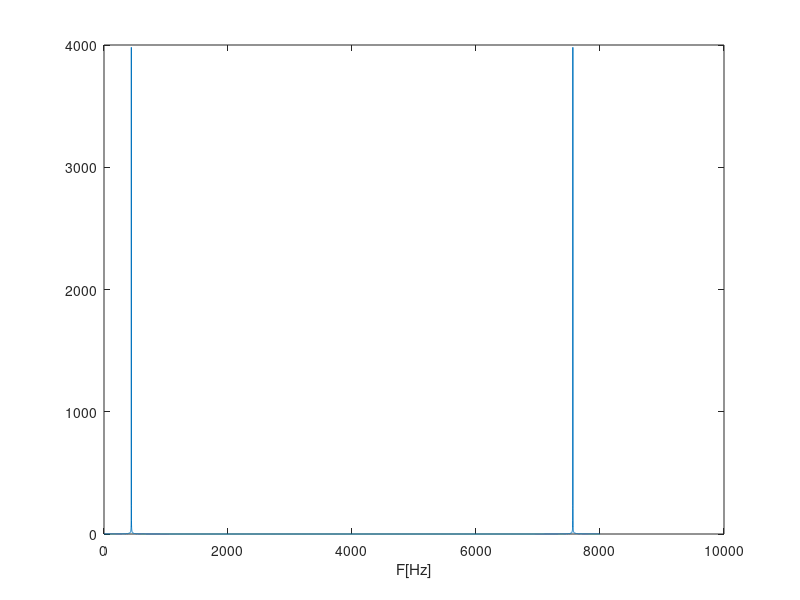
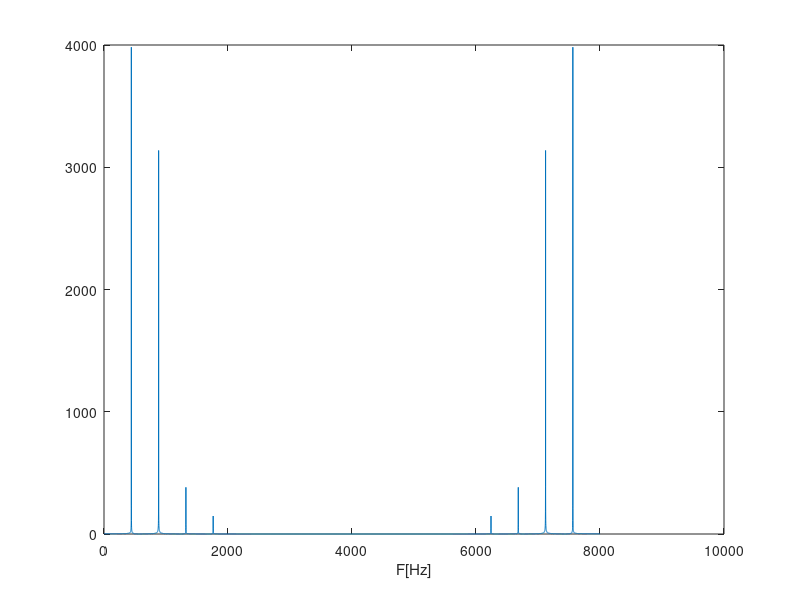
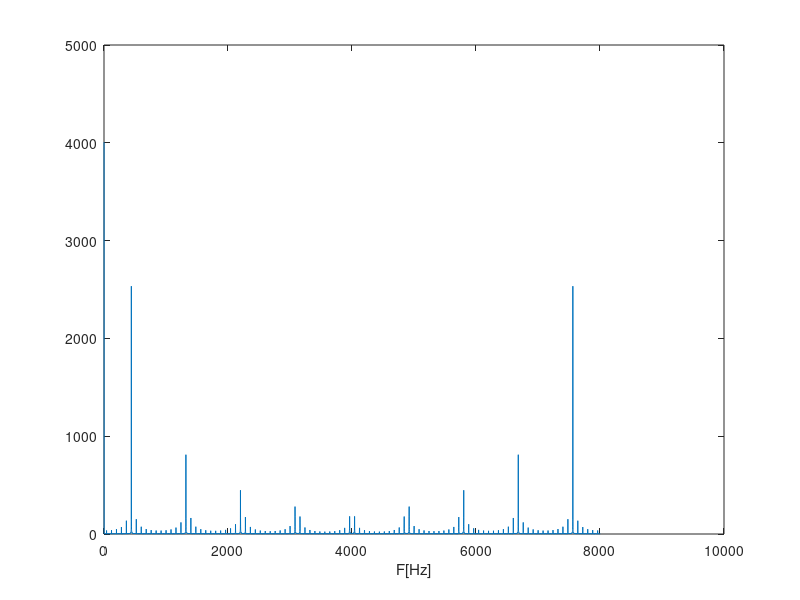
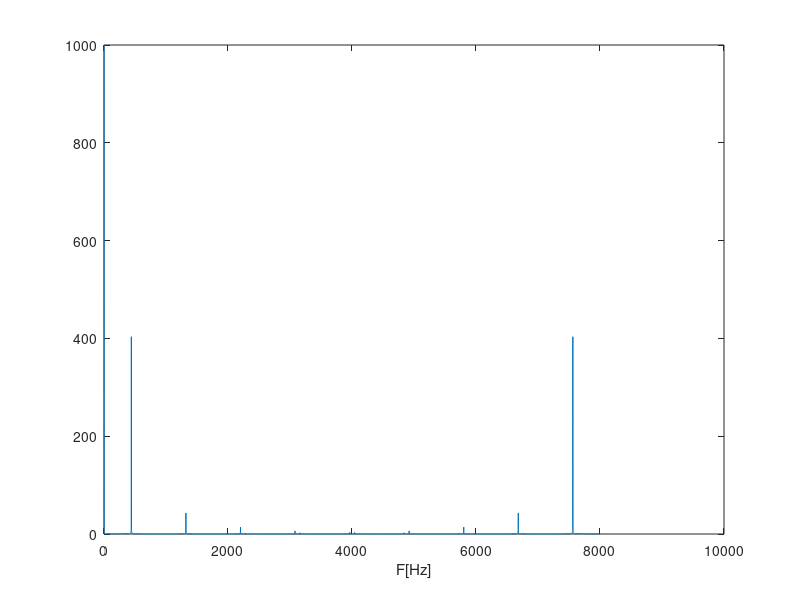

The MATLAB script that drew these images, in order:
%% racunanje sprektra (fft)

time=1; % trajanje 2s
F=440; % Hz frekvencija zvuka - isprbati za 220 i 880
Fs=8000; % Hz frekvencija odmjeravanja > 2*F
A=1; % amplituda
t=0:1/Fs:time;
x = A*cos(2*pi*F*t);
N=length(x); % najbolje kad spektar ima isto odmjeraka kao i signal, inace se dopunjavaju
X = fft(x,N);
plot(abs(X));
xlabel('F[Hz]');

%% slozenoperiodicni signal (suma harmonika)

time2=1; % trajanje 2s
F2=440; % Hz frekvencija zvuka - isprbati za 220 i 880
Fs2=8000; % Hz frekvencija odmjeravanja > 2*F
A2=[1, 0.8, 0.1, 0.04]; % amplitude harmonika
t2=0:1/Fs2:time2;
x2=zeros(1,length(t2));
for i=1:length(A2)
    x2 = x2 + A2(i)*cos(2*pi*(i*F2)*t2);
end
N2=length(x2); % najbolje kad spektar ima isto odmjeraka kao i signal, inace se dopunjavaju
X2 = fft(x2,N2);
figure;
plot(abs(X2));
xlabel('F[Hz]');
%sound(x2,Fs2);

%% pravougaoni signal

time3=1; % trajanje 2s
F3=440; % Hz frekvencija zvuka - isprbati za 220 i 880
Fs3=8000; % Hz frekvencija odmjeravanja > 2*F
A3=1; % amplituda
t3=0:1/Fs3:time3;
x3=zeros(1,length(t3));
T3=1/F3;
for i=1:length(t3)
    if(mod(t3(i),T3)<(T3/2))
        x3(i) = A3;
    end
end
%plot(t3,x3);
N3=length(x3); % najbolje kad spektar ima isto odmjeraka kao i signal, inace se dopunjavaju
X3 = fft(x3,N3);
figure;
plot(abs(X3));
xlabel('F[Hz]');
%% sound
sound(x3,Fs3);

%% trougaoni signal

time4=1; % trajanje 2s
F4=440; % Hz frekvencija zvuka - isprbati za 220 i 880
Fs4=8000; % Hz frekvencija odmjeravanja > 2*F
A4=1; % amplituda
t4=0:1/Fs4:time4;
x4=zeros(1,length(t4));
T4=1/F4;
for i=1:length(t4)
    if(mod(t4(i),T4)<(T4/2))
        x4(i) = A4*(mod(t4(i),T4)/(T4*2)); %amplituda * koeficijent
    else
        x4(i) = A4*((T4-mod(t4(i),T4))/(T4*2));
    end
end
%plot(t4,x4);
N4=length(x4); % najbolje kad spektar ima isto odmjeraka kao i signal, inace se dopunjavaju
X4 = fft(x4,N4);
figure;
plot(abs(X4));
xlabel('F[Hz]');
%% sound
sound(x4,Fs4);


